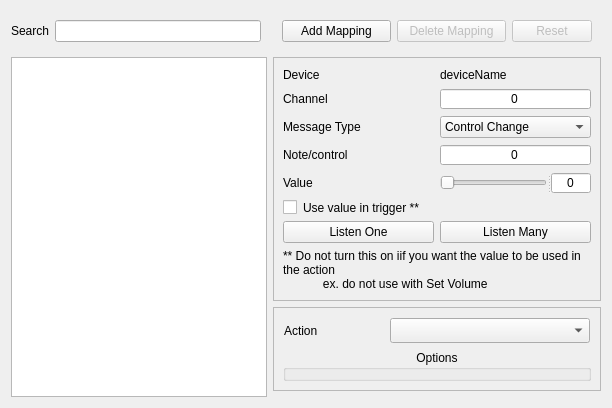
     <widget class="QWidget" name="tab_configure">
      <property name="enabled">
       <bool>true</bool>
      </property>
      <attribute name="title">
       <string>Configure - </string>
      </attribute>
      <layout class="QGridLayout" name="gridLayout_30">
       <item row="0" column="3">
        <widget class="QWidget" name="widget_7" native="true">
         <property name="sizePolicy">
          <sizepolicy hsizetype="MinimumExpanding" vsizetype="Preferred">
           <horstretch>0</horstretch>
           <verstretch>0</verstretch>
          </sizepolicy>
         </property>
         <property name="maximumSize">
          <size>
           <width>16777215</width>
           <height>16777215</height>
          </size>
         </property>
         <layout class="QGridLayout" name="gridLayout_28">
          <item row="1" column="4">
           <widget class="QPushButton" name="btn_reset">
            <property name="enabled">
             <bool>false</bool>
            </property>
            <property name="text">
             <string>Reset</string>
            </property>
           </widget>
          </item>
          <item row="1" column="3">
           <widget class="QPushButton" name="btn_delete">
            <property name="enabled">
             <bool>false</bool>
            </property>
            <property name="sizePolicy">
             <sizepolicy hsizetype="MinimumExpanding" vsizetype="Fixed">
              <horstretch>0</horstretch>
              <verstretch>0</verstretch>
             </sizepolicy>
            </property>
            <property name="maximumSize">
             <size>
              <width>200</width>
              <height>25</height>
             </size>
            </property>
            <property name="text">
             <string>Delete Mapping</string>
            </property>
           </widget>
          </item>
          <item row="1" column="2">
           <widget class="QPushButton" name="btn_add">
            <property name="sizePolicy">
             <sizepolicy hsizetype="MinimumExpanding" vsizetype="Fixed">
              <horstretch>0</horstretch>
              <verstretch>0</verstretch>
             </sizepolicy>
            </property>
            <property name="maximumSize">
             <size>
              <width>200</width>
              <height>25</height>
             </size>
            </property>
            <property name="text">
             <string>Add Mapping</string>
            </property>
           </widget>
          </item>
         </layout>
        </widget>
       </item>
       <item row="0" column="0">
        <widget class="QLabel" name="search_label">
         <property name="text">
          <string>Search</string>
         </property>
        </widget>
       </item>
       <item row="1" column="3">
        <widget class="QFrame" name="wid_midi">
         <property name="sizePolicy">
          <sizepolicy hsizetype="Preferred" vsizetype="Fixed">
           <horstretch>0</horstretch>
           <verstretch>0</verstretch>
          </sizepolicy>
         </property>
         <property name="minimumSize">
          <size>
           <width>0</width>
           <height>200</height>
          </size>
         </property>
         <property name="styleSheet">
          <string notr="true">border-color: rgb(0, 170, 255);</string>
         </property>
         <property name="frameShape">
          <enum>QFrame::StyledPanel</enum>
         </property>
         <property name="lineWidth">
          <number>3</number>
         </property>
         <layout class="QGridLayout" name="gridLayout_29">
          <item row="4" column="1">
           <widget class="QSplitter" name="splitter">
            <property name="sizePolicy">
             <sizepolicy hsizetype="MinimumExpanding" vsizetype="Fixed">
              <horstretch>0</horstretch>
              <verstretch>0</verstretch>
             </sizepolicy>
            </property>
            <property name="minimumSize">
             <size>
              <width>0</width>
              <height>15</height>
             </size>
            </property>
            <property name="orientation">
             <enum>Qt::Horizontal</enum>
            </property>
            <widget class="QSlider" name="slider_value">
             <property name="enabled">
              <bool>false</bool>
             </property>
             <property name="sizePolicy">
              <sizepolicy hsizetype="MinimumExpanding" vsizetype="Fixed">
               <horstretch>0</horstretch>
               <verstretch>0</verstretch>
              </sizepolicy>
             </property>
             <property name="minimumSize">
              <size>
               <width>0</width>
               <height>15</height>
              </size>
             </property>
             <property name="maximum">
              <number>127</number>
             </property>
             <property name="orientation">
              <enum>Qt::Horizontal</enum>
             </property>
            </widget>
            <widget class="QSpinBox" name="spinbox_value">
             <property name="sizePolicy">
              <sizepolicy hsizetype="MinimumExpanding" vsizetype="Fixed">
               <horstretch>0</horstretch>
               <verstretch>0</verstretch>
              </sizepolicy>
             </property>
             <property name="minimumSize">
              <size>
               <width>0</width>
               <height>15</height>
              </size>
             </property>
             <property name="alignment">
              <set>Qt::AlignCenter</set>
             </property>
             <property name="readOnly">
              <bool>true</bool>
             </property>
             <property name="buttonSymbols">
              <enum>QAbstractSpinBox::NoButtons</enum>
             </property>
             <property name="maximum">
              <number>127</number>
             </property>
            </widget>
           </widget>
          </item>
          <item row="7" column="0" colspan="2">
           <widget class="QLabel" name="label_3">
            <property name="text">
             <string>** Do not turn this on iif you want the value to be used in the action
            ex. do not use with Set Volume </string>
            </property>
            <property name="textFormat">
             <enum>Qt::PlainText</enum>
            </property>
            <property name="wordWrap">
             <bool>true</bool>
            </property>
           </widget>
          </item>
          <item row="0" column="0">
           <widget class="QLabel" name="label_72">
            <property name="sizePolicy">
             <sizepolicy hsizetype="MinimumExpanding" vsizetype="Fixed">
              <horstretch>0</horstretch>
              <verstretch>0</verstretch>
             </sizepolicy>
            </property>
            <property name="minimumSize">
             <size>
              <width>0</width>
              <height>15</height>
             </size>
            </property>
            <property name="text">
             <string>Device</string>
            </property>
           </widget>
          </item>
          <item row="6" column="0">
           <widget class="QPushButton" name="btn_Listen_one">
            <property name="sizePolicy">
             <sizepolicy hsizetype="MinimumExpanding" vsizetype="Fixed">
              <horstretch>0</horstretch>
              <verstretch>0</verstretch>
             </sizepolicy>
            </property>
            <property name="minimumSize">
             <size>
              <width>0</width>
              <height>15</height>
             </size>
            </property>
            <property name="text">
             <string>Listen One</string>
            </property>
            <property name="checkable">
             <bool>true</bool>
            </property>
           </widget>
          </item>
          <item row="1" column="1">
           <widget class="QSpinBox" name="sb_channel">
            <property name="sizePolicy">
             <sizepolicy hsizetype="MinimumExpanding" vsizetype="Fixed">
              <horstretch>0</horstretch>
              <verstretch>0</verstretch>
             </sizepolicy>
            </property>
            <property name="minimumSize">
             <size>
              <width>0</width>
              <height>15</height>
             </size>
            </property>
            <property name="alignment">
             <set>Qt::AlignCenter</set>
            </property>
            <property name="readOnly">
             <bool>true</bool>
            </property>
            <property name="buttonSymbols">
             <enum>QAbstractSpinBox::NoButtons</enum>
            </property>
            <property name="maximum">
             <number>16</number>
            </property>
           </widget>
          </item>
          <item row="0" column="1">
           <widget class="QLabel" name="mapping_lbl_device_name">
            <property name="sizePolicy">
             <sizepolicy hsizetype="MinimumExpanding" vsizetype="Fixed">
              <horstretch>0</horstretch>
              <verstretch>0</verstretch>
             </sizepolicy>
            </property>
            <property name="minimumSize">
             <size>
              <width>0</width>
              <height>15</height>
             </size>
            </property>
            <property name="text">
             <string>deviceName</string>
            </property>
           </widget>
          </item>
          <item row="1" column="0">
           <widget class="QLabel" name="label_85">
            <property name="sizePolicy">
             <sizepolicy hsizetype="MinimumExpanding" vsizetype="Fixed">
              <horstretch>0</horstretch>
              <verstretch>0</verstretch>
             </sizepolicy>
            </property>
            <property name="minimumSize">
             <size>
              <width>0</width>
              <height>15</height>
             </size>
            </property>
            <property name="text">
             <string>Channel</string>
            </property>
           </widget>
          </item>
          <item row="2" column="0">
           <widget class="QLabel" name="label_73">
            <property name="sizePolicy">
             <sizepolicy hsizetype="MinimumExpanding" vsizetype="Fixed">
              <horstretch>0</horstretch>
              <verstretch>0</verstretch>
             </sizepolicy>
            </property>
            <property name="minimumSize">
             <size>
              <width>0</width>
              <height>15</height>
             </size>
            </property>
            <property name="text">
             <string>Message Type</string>
            </property>
           </widget>
          </item>
          <item row="3" column="0">
           <widget class="QLabel" name="label_86">
            <property name="sizePolicy">
             <sizepolicy hsizetype="MinimumExpanding" vsizetype="Fixed">
              <horstretch>0</horstretch>
              <verstretch>0</verstretch>
             </sizepolicy>
            </property>
            <property name="minimumSize">
             <size>
              <width>0</width>
              <height>15</height>
             </size>
            </property>
            <property name="text">
             <string>Note/control</string>
            </property>
           </widget>
          </item>
          <item row="2" column="1">
           <widget class="QComboBox" name="cb_mtype">
            <property name="sizePolicy">
             <sizepolicy hsizetype="MinimumExpanding" vsizetype="Fixed">
              <horstretch>0</horstretch>
              <verstretch>0</verstretch>
             </sizepolicy>
            </property>
            <property name="minimumSize">
             <size>
              <width>0</width>
              <height>20</height>
             </size>
            </property>
            <item>
             <property name="text">
              <string>Control Change</string>
             </property>
            </item>
            <item>
             <property name="text">
              <string>Note Off</string>
             </property>
            </item>
            <item>
             <property name="text">
              <string>Program Change</string>
             </property>
            </item>
            <item>
             <property name="text">
              <string>Pitch Bend</string>
             </property>
            </item>
            <item>
             <property name="text">
              <string>Note On</string>
             </property>
            </item>
           </widget>
          </item>
          <item row="6" column="1">
           <widget class="QPushButton" name="btn_Listen_many">
            <property name="sizePolicy">
             <sizepolicy hsizetype="MinimumExpanding" vsizetype="Fixed">
              <horstretch>0</horstretch>
              <verstretch>0</verstretch>
             </sizepolicy>
            </property>
            <property name="minimumSize">
             <size>
              <width>0</width>
              <height>15</height>
             </size>
            </property>
            <property name="text">
             <string>Listen Many</string>
            </property>
            <property name="checkable">
             <bool>true</bool>
            </property>
           </widget>
          </item>
          <item row="4" column="0">
           <widget class="QLabel" name="label_4">
            <property name="sizePolicy">
             <sizepolicy hsizetype="MinimumExpanding" vsizetype="Fixed">
              <horstretch>0</horstretch>
              <verstretch>0</verstretch>
             </sizepolicy>
            </property>
            <property name="minimumSize">
             <size>
              <width>0</width>
              <height>15</height>
             </size>
            </property>
            <property name="text">
             <string>Value</string>
            </property>
           </widget>
          </item>
          <item row="3" column="1">
           <widget class="QSpinBox" name="sb_norc">
            <property name="sizePolicy">
             <sizepolicy hsizetype="MinimumExpanding" vsizetype="Fixed">
              <horstretch>0</horstretch>
              <verstretch>0</verstretch>
             </sizepolicy>
            </property>
            <property name="minimumSize">
             <size>
              <width>0</width>
              <height>15</height>
             </size>
            </property>
            <property name="alignment">
             <set>Qt::AlignCenter</set>
            </property>
            <property name="readOnly">
             <bool>true</bool>
            </property>
            <property name="buttonSymbols">
             <enum>QAbstractSpinBox::NoButtons</enum>
            </property>
            <property name="maximum">
             <number>127</number>
            </property>
           </widget>
          </item>
          <item row="5" column="0" colspan="2">
           <widget class="QCheckBox" name="check_use_value">
            <property name="text">
             <string>Use value in trigger **</string>
            </property>
           </widget>
          </item>
         </layout>
        </widget>
       </item>
       <item row="0" column="1">
        <widget class="QLineEdit" name="search_mapping"/>
       </item>
       <item row="2" column="3">
        <widget class="QFrame" name="wid_Action">
         <property name="sizePolicy">
          <sizepolicy hsizetype="Preferred" vsizetype="Fixed">
           <horstretch>0</horstretch>
           <verstretch>0</verstretch>
          </sizepolicy>
         </property>
         <property name="minimumSize">
          <size>
           <width>200</width>
           <height>0</height>
          </size>
         </property>
         <property name="maximumSize">
          <size>
           <width>16777215</width>
           <height>16777215</height>
          </size>
         </property>
         <property name="styleSheet">
          <string notr="true">border-color: rgb(170, 0, 255);</string>
         </property>
         <property name="frameShape">
          <enum>QFrame::StyledPanel</enum>
         </property>
         <property name="lineWidth">
          <number>3</number>
         </property>
         <layout class="QGridLayout" name="gridLayout_23" rowstretch="1,0">
          <property name="leftMargin">
           <number>9</number>
          </property>
          <property name="topMargin">
           <number>9</number>
          </property>
          <property name="rightMargin">
           <number>9</number>
          </property>
          <property name="bottomMargin">
           <number>9</number>
          </property>
          <property name="horizontalSpacing">
           <number>9</number>
          </property>
          <property name="verticalSpacing">
           <number>6</number>
          </property>
          <item row="1" column="0">
           <widget class="QGroupBox" name="box_action">
            <property name="sizePolicy">
             <sizepolicy hsizetype="MinimumExpanding" vsizetype="MinimumExpanding">
              <horstretch>0</horstretch>
              <verstretch>0</verstretch>
             </sizepolicy>
            </property>
            <property name="autoFillBackground">
             <bool>true</bool>
            </property>
            <property name="title">
             <string>Options</string>
            </property>
            <property name="alignment">
             <set>Qt::AlignHCenter|Qt::AlignTop</set>
            </property>
            <property name="flat">
             <bool>true</bool>
            </property>
           </widget>
          </item>
          <item row="0" column="0">
           <widget class="QWidget" name="widget_obs_output_action" native="true">
            <layout class="QGridLayout" name="gridLayout_4" columnstretch="1,0">
             <property name="leftMargin">
              <number>1</number>
             </property>
             <property name="topMargin">
              <number>1</number>
             </property>
             <property name="rightMargin">
              <number>1</number>
             </property>
             <property name="bottomMargin">
              <number>1</number>
             </property>
             <item row="0" column="0">
              <widget class="QLabel" name="label_obs_output_action">
               <property name="sizePolicy">
                <sizepolicy hsizetype="MinimumExpanding" vsizetype="Fixed">
                 <horstretch>0</horstretch>
                 <verstretch>0</verstretch>
                </sizepolicy>
               </property>
               <property name="minimumSize">
                <size>
                 <width>100</width>
                 <height>25</height>
                </size>
               </property>
               <property name="maximumSize">
                <size>
                 <width>100</width>
                 <height>25</height>
                </size>
               </property>
               <property name="text">
                <string>Action</string>
               </property>
              </widget>
             </item>
             <item row="0" column="1">
              <widget class="QComboBox" name="cb_obs_output_action">
               <property name="sizePolicy">
                <sizepolicy hsizetype="MinimumExpanding" vsizetype="Fixed">
                 <horstretch>0</horstretch>
                 <verstretch>0</verstretch>
                </sizepolicy>
               </property>
               <property name="minimumSize">
                <size>
                 <width>200</width>
                 <height>25</height>
                </size>
               </property>
               <property name="maximumSize">
                <size>
                 <width>16777215</width>
                 <height>25</height>
                </size>
               </property>
               <property name="sizeAdjustPolicy">
                <enum>QComboBox::AdjustToContents</enum>
               </property>
              </widget>
             </item>
            </layout>
           </widget>
          </item>
         </layout>
        </widget>
       </item>
       <item row="1" column="0" rowspan="3" colspan="3">
        <widget class="QListWidget" name="list_mapping">
         <property name="sizePolicy">
          <sizepolicy hsizetype="Preferred" vsizetype="Preferred">
           <horstretch>0</horstretch>
           <verstretch>0</verstretch>
          </sizepolicy>
         </property>
         <property name="autoFillBackground">
          <bool>true</bool>
         </property>
         <property name="editTriggers">
          <set>QAbstractItemView::NoEditTriggers</set>
         </property>
         <property name="showDropIndicator" stdset="0">
          <bool>false</bool>
         </property>
         <property name="defaultDropAction">
          <enum>Qt::IgnoreAction</enum>
         </property>
         <property name="alternatingRowColors">
          <bool>true</bool>
         </property>
        </widget>
       </item>
      </layout>
     </widget>
